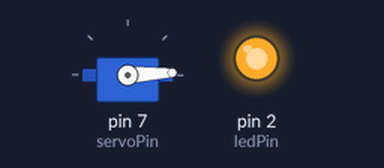
The sketch below on a simulated Arduino Uno, built with avr-gcc and run on an emulated ATmega328P. Shown: servo, output pins drawn as LEDs (lit = HIGH).

Above: at 0.05 s.
At 1.15 s:
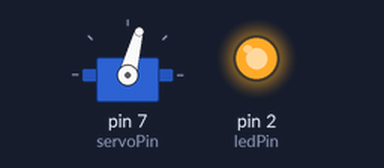
At 3.35 s:
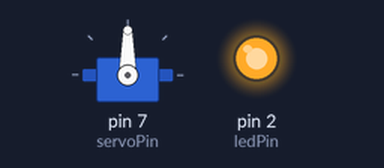
At 6.7 s:
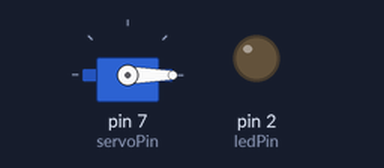
Timing chart, 0 to 8.8 s (numbered marks = the images above):
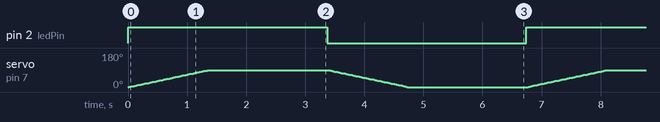

Measured:
- by itself, pin 2 (ledPin): alternates HIGH for 3.4 s and LOW for 3.4 s

The sketch:

12_16520296_02.ino
```cpp
#include <Servo.h>

Servo servo_0; // declare servo
const int servoPin = 7; // servo 0 pin
const int ledPin = 2; // LED pin
int pos = 0; // servo position (in degrees)

void setup() {
  pinMode(ledPin, OUTPUT); // ledPin as output
  servo_0.attach(servoPin); // attach servo
  servo_0.write(pos); // initialize servo
}

void loop() {
  digitalWrite(2, HIGH); // LED on
  for (pos = 0; pos <= 90; pos += 1) {
    servo_0.write(pos); // spin servo
    delay(15);
  }
  delay(2000);

  digitalWrite(2, LOW); // LED off
  for (pos = 90; pos >= 0; pos -= 1) {
    servo_0.write(pos); // spin servo
    delay(15);
  }

  delay(2000);
}
```
